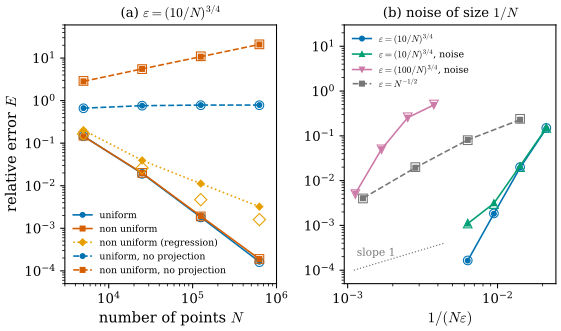

Recreate this plot in Python.
"""Figure 47.7.3: our reproduction of [BLM17, Fig. 5] (uneven sampling, with and without the normal projection) and
of part of [BLM17, Fig. 6] (error against 1/(N eps), with and without positional noise).

Flower r = 0.5 + 0.25 cos 6 theta, equal masses, natural exp pair, formula (8.2) (constant restored); error E as in
Figure 47.7.2 (normalised by the mean of |H|).
(a) eps = (10/N)^(3/4), N = 5000, 25000, 125000, 625000. "uniform": t_j = 2 pi j / N; "non uniform":
t_j = 2 pi (j + n_j) / N with n_j standard normal (seed 0); "regression": ordinary least squares tangent lines in the
ball of radius eps/2; "no projection": H^V instead of H^{V,perp}.
(b) E against 1/(N eps), exact tangent lines: eps = (10/N)^(3/4) without noise and with i.i.d. Gaussian noise of
standard deviation 1/N on each coordinate (our reading of "variance sigma = 1/N"), eps = (100/N)^(3/4) with the same
noise, and eps = N^(-1/2) without noise; N = 5000, ..., 625000 (right to left).
Open markers: values read by eye from [BLM17, Fig. 5] and [BLM17, Fig. 6].

Run from the project root: PYTHONPATH=tools python3 chapters/47-paper-varifold-approximation/figures/fig-47-7-3-density-noise.py
"""
import os

for _k in ("OMP_NUM_THREADS", "OPENBLAS_NUM_THREADS", "MKL_NUM_THREADS"):
    os.environ.setdefault(_k, "4")  # keep BLAS from using every core

import sys
from pathlib import Path

import numpy as np

sys.path.insert(0, str(Path(__file__).resolve().parents[1] / "lib"))
import var47 as v  # noqa: E402

PAIR = v.pairs(2)["natural exp"]
NS = (5000, 25000, 125000, 625000)
E10 = lambda N: (10.0 / N) ** 0.75
E100 = lambda N: (100.0 / N) ** 0.75
EHALF = lambda N: N ** -0.5
# (label, eps rule, keyword arguments of var47.erel_curve)
FIG5 = (("uniform", E10, dict()),
        ("non uniform", E10, dict(jitter=True)),
        ("non uniform (regression)", E10, dict(jitter=True, tangents="ols", R="half")),
        ("uniform, no projection", E10, dict(project=False)),
        ("non uniform, no projection", E10, dict(jitter=True, project=False)))
FIG6 = ((r"$(10/N)^{3/4}$", E10, dict()),
        (r"$(10/N)^{3/4}$, noise", E10, dict(noise="1/N")),
        (r"$(100/N)^{3/4}$, noise", E100, dict(noise="1/N")),
        (r"$N^{-1/2}$", EHALF, dict()))
# values read from [BLM17, Fig. 5] and [BLM17, Fig. 6] at N = 5e3, 2.5e4, 1.25e5, 6.25e5 (Tables 47.7.5, 47.7.6)
PAPER5 = {"uniform": (0.145, 0.019, 1.8e-3, 1.6e-4), "non uniform": (0.15, 0.02, 1.9e-3, 1.9e-4),
          "non uniform (regression)": (0.165, 0.026, 4.7e-3, 1.6e-3),
          "uniform, no projection": (0.66, 0.76, 0.78, 0.78),
          "non uniform, no projection": (2.9, 5.5, 11.0, 21.0)}
PAPER6 = {r"$(10/N)^{3/4}$": (0.15, 0.02, 1.85e-3, 1.65e-4),
          r"$(10/N)^{3/4}$, noise": (0.15, 0.02, 3e-3, 1.1e-3),
          r"$(100/N)^{3/4}$, noise": (0.5, 0.26, 0.05, 5e-3),
          r"$N^{-1/2}$": (0.24, 0.08, 0.02, 4e-3)}


def erel(rule, kw, N):
    kw = dict(kw)
    eps = rule(N)
    if kw.get("R") == "half":
        kw["R"] = eps / 2
    if kw.get("noise") == "1/N":
        kw["noise"] = 1.0 / N
    return v.erel_curve(v.flower, N, eps, PAIR, norm="mean", **kw)[0]


def table5(Ns=NS):
    return {(lab, N): erel(rule, kw, N) for lab, rule, kw in FIG5 for N in Ns}


def table6(Ns=NS):
    return {(lab, N): erel(rule, kw, N) for lab, rule, kw in FIG6 for N in Ns}


if __name__ == "__main__":
    import dgfig

    dgfig.setup()
    import matplotlib.pyplot as plt

    C = dgfig.COLORS
    R5, R6 = table5(), table6()
    st5 = {"uniform": (C["tangent"], "o", "-"), "non uniform": (C["normal"], "s", "-"),
           "non uniform (regression)": (C["accent"], "D", ":"),
           "uniform, no projection": (C["tangent"], "o", "--"),
           "non uniform, no projection": (C["normal"], "s", "--")}
    st6 = {r"$(10/N)^{3/4}$": (C["tangent"], "o", "-"), r"$(10/N)^{3/4}$, noise": (C["third"], "^", "-"),
           r"$(100/N)^{3/4}$, noise": (C["covector"], "v", "-"), r"$N^{-1/2}$": (C["aux"], "s", "--")}
    fig, axes = plt.subplots(1, 2, figsize=(6.6, 3.5), gridspec_kw={"wspace": 0.32})
    ax = axes[0]
    for lab, _, _ in FIG5:
        col, mk, ls = st5[lab]
        ax.loglog(NS, [R5[(lab, N)] for N in NS], ls, marker=mk, color=col, ms=3.5, lw=1.2, label=lab)
        ax.loglog(NS, PAPER5[lab], mk, color=col, ms=6.5, mfc="none", mew=0.8)
    ax.set_xlabel(r"number of points $N$")
    ax.set_ylabel(r"relative error $E$")
    ax.set_title(r"(a) $\varepsilon = (10/N)^{3/4}$", fontsize=10)
    ax.set_xlim(3e3, 1e6)
    ax.set_ylim(5e-5, 60)
    ax.legend(frameon=False, fontsize=7, loc="lower left")
    ax = axes[1]
    for lab, rule, _ in FIG6:
        col, mk, ls = st6[lab]
        x = [1.0 / (N * rule(N)) for N in NS]
        ax.loglog(x, [R6[(lab, N)] for N in NS], ls, marker=mk, color=col, ms=3.5, lw=1.2,
                  label=r"$\varepsilon = $" + lab)
        xp = [xx for xx, p in zip(x, PAPER6[lab]) if p is not None]
        ax.loglog(xp, [p for p in PAPER6[lab] if p is not None], mk, color=col, ms=6.5, mfc="none", mew=0.8)
    xx = np.array([1.1e-3, 4.4e-3])
    ax.loglog(xx, 1e-4 * (xx / 1.1e-3), ":", color=C["aux"], lw=0.9)
    ax.text(1.15e-3, 2.1e-4, "slope 1", fontsize=8, color=C["aux"])
    ax.set_xlabel(r"$1/(N\varepsilon)$")
    ax.set_title(r"(b) noise of size $1/N$", fontsize=10)
    ax.set_ylim(5e-5, 30)
    ax.legend(frameon=False, fontsize=7, loc="upper left")
    dgfig.save(fig, __file__)
    for key in sorted(R5):
        print("fig5", key, "%.3g" % R5[key])
    for key in sorted(R6):
        print("fig6", key, "%.3g" % R6[key])
